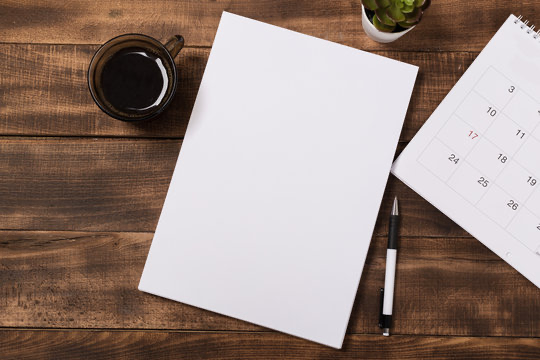
#> input picture image copy 2.png, 540 x 360 px, given in place of the camera
$ python edge_detection.py   (older library calls are emulated)
#> lines starting #> are read from the running program, lines starting #| are printed output that depends on the picture; after the words box and inside, x2 and y2 are one past the last pixel; in counts of white or black regions, pixels touching at a corner belong together
import cv2
import mediapipe as mp
import time
import numpy as np
ptime =0
ctime =0


def Canny_Edge(img, weak_th=None, strong_th=None):
    height, width = img.shape

    gx = cv2.Sobel(np.float32(img), cv2.CV_64F, 1, 0, 3)
    gy = cv2.Sobel(np.float32(img), cv2.CV_64F, 0, 1, 3)
    mag, ang = cv2.cartToPolar(gx, gy, angleInDegrees=True)

    mag_max = np.max(mag)
    if weak_th is None:
        weak_th = mag_max * 0.1
    if strong_th is None:
        strong_th = mag_max * 0.5

    for i_x in range(width):
            for i_y in range(height):
                grad_ang = ang[i_y, i_x]
                grad_ang = abs(
                    grad_ang - 180) if abs(grad_ang) > 180 else abs(grad_ang)

                if grad_ang <= 22.5:
                    neighb_1_x, neighb_1_y = i_x - 1, i_y
                    neighb_2_x, neighb_2_y = i_x + 1, i_y
                elif grad_ang > 22.5 and grad_ang <= 67.5:
                    neighb_1_x, neighb_1_y = i_x - 1, i_y - 1
                    neighb_2_x, neighb_2_y = i_x + 1, i_y + 1
                elif grad_ang > 67.5 and grad_ang <= 112.5:
                    neighb_1_x, neighb_1_y = i_x, i_y - 1
                    neighb_2_x, neighb_2_y = i_x, i_y + 1
                elif grad_ang > 112.5 and grad_ang <= 157.5:
                    neighb_1_x, neighb_1_y = i_x - 1, i_y + 1
                    neighb_2_x, neighb_2_y = i_x + 1, i_y - 1
                else:
                    neighb_1_x, neighb_1_y = i_x - 1, i_y
                    neighb_2_x, neighb_2_y = i_x + 1, i_y

                if 0 <= neighb_1_x < width and 0 <= neighb_1_y < height:
                    if mag[i_y, i_x] < mag[neighb_1_y, neighb_1_x]:
                        mag[i_y, i_x] = 0
                        continue

                if 0 <= neighb_2_x < width and 0 <= neighb_2_y < height:
                    if mag[i_y, i_x] < mag[neighb_2_y, neighb_2_x]:
                        mag[i_y, i_x] = 0

    ids = np.zeros_like(img)
    for i_x in range(width):
        for i_y in range(height):
            grad_mag = mag[i_y, i_x]
            if grad_mag < weak_th:
                mag[i_y, i_x] = 0
            elif strong_th > grad_mag >= weak_th:
                ids[i_y, i_x] = 1
            else:
                ids[i_y, i_x] = 2
    return mag

capture = cv2.VideoCapture(0)

while True:
    success , img = capture.read()
#> img is the input picture: shape (360, 540, 3); mean B, G, R 128.3, 136.2, 154.2

    if not success:
        break
    img = cv2.flip(img,1)

    gray_image = cv2.cvtColor(img, cv2.COLOR_BGR2GRAY)
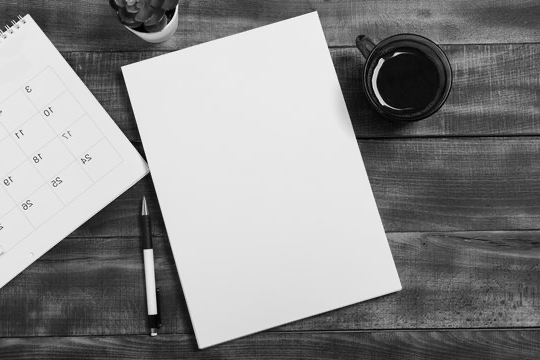
#> gray_image: shape (360, 540); min 0, max 254, mean 140.6

    blurred_img = cv2.GaussianBlur(img, (5, 5), 0)
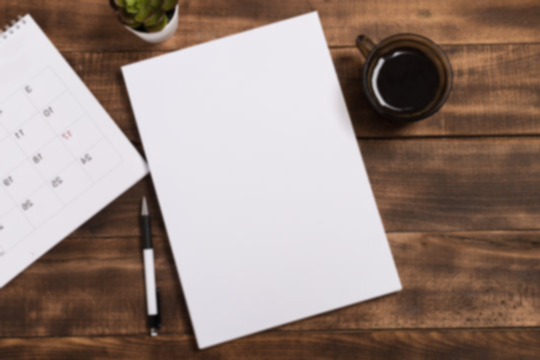
#> blurred_img: shape (360, 540, 3); mean B, G, R 128.3, 136.2, 154.2

    edges = Canny_Edge(gray_image)
#> in Canny_Edge, `gy = cv2.Sobel(np.float32(img), cv2.CV_64F, 0, 1, 3)`:
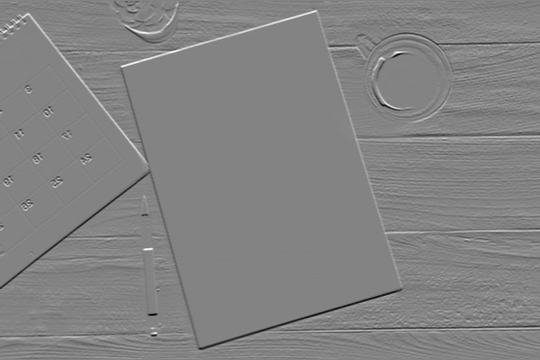
#> gy: shape (360, 540) float64; min -849, max 798, mean -0.9; drawn with min black and max white
#> in Canny_Edge, `mag, ang = cv2.cartToPolar(gx, gy, angleInDegrees=True)`:
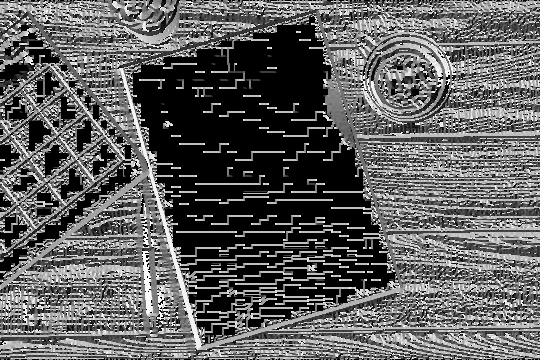
#> ang: shape (360, 540) float64; min 0, max 359.9, mean 134.8; drawn with min black and max white
#> in Canny_Edge, `mag_max = np.max(mag)`: mag_max = 969.8
#> in Canny_Edge, `weak_th = mag_max * 0.1`: weak_th = 96.98
#> in Canny_Edge, `strong_th = mag_max * 0.5`: strong_th = 484.9
#> after the loop in Canny_Edge, `for i_x in range(width):`:
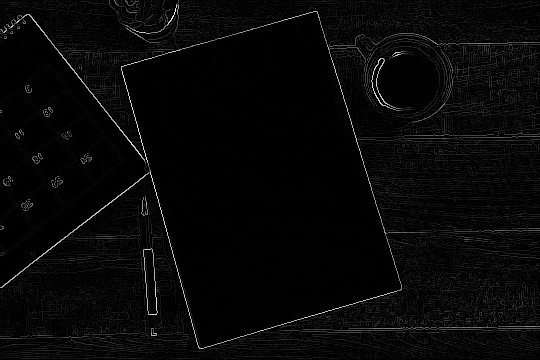
#> mag: shape (360, 540) float64; min 0, max 969.8, mean 27; drawn with min black and max white
#> after the loop in Canny_Edge, `for i_x in range(width):`:
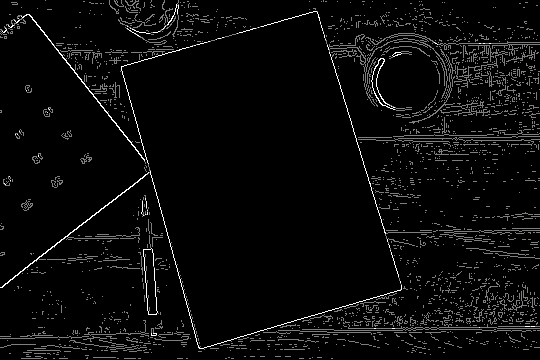
#> ids: shape (360, 540); min 0, max 2, mean 0.0818; drawn with min black and max white
    edges = np.uint8(edges)
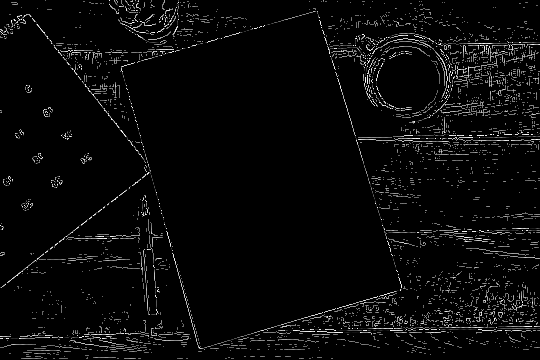
#> edges: shape (360, 540); min 0, max 255, mean 9.4


    contours, hierarchy=cv2.findContours(edges,cv2.RETR_EXTERNAL,cv2.CHAIN_APPROX_NONE)
#> contours = 1812 contours, 1795 with area under 20; largest, box (x1, y1, x2, y2) and area: (7, 11, 432, 350) 60895, (143, 235, 159, 315) 596, (371, 58, 412, 111) 274, (365, 33, 540, 99) 172, (6, 14, 146, 164) 166
    cv2.drawContours(edges, contours, -1, (0,255,0), 2)
#> edges: shape (360, 540); 7.17% of pixels changed, all inside (x1, y1, x2, y2) = (0, 0, 540, 359)


    cv2.imshow("edges", edges)


    if cv2.waitKey(1) & 0xFF == ord('q'):
#> (key q is pressed here)
        break

$ run again, on image copy 3.png
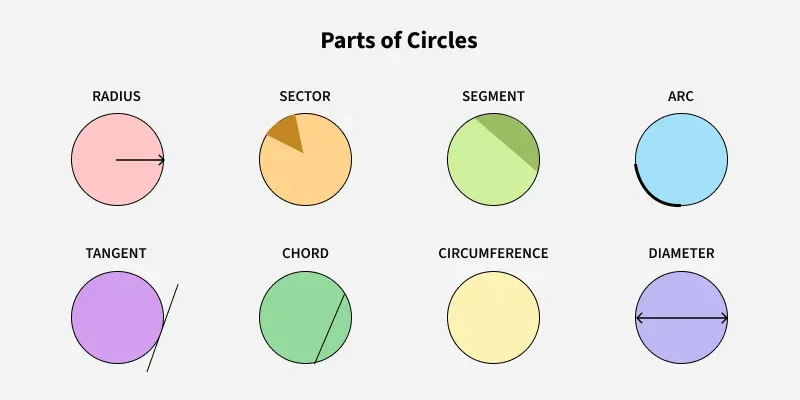
#> input picture image copy 3.png, 800 x 400 px, given in place of the camera
#> img is the input picture: shape (400, 800, 3); mean B, G, R 230.4, 232.9, 233
#> mag_max = 1079.4
#> weak_th = 107.9
#> strong_th = 539.7
#> after the loop in Canny_Edge, `for i_x in range(width):`:
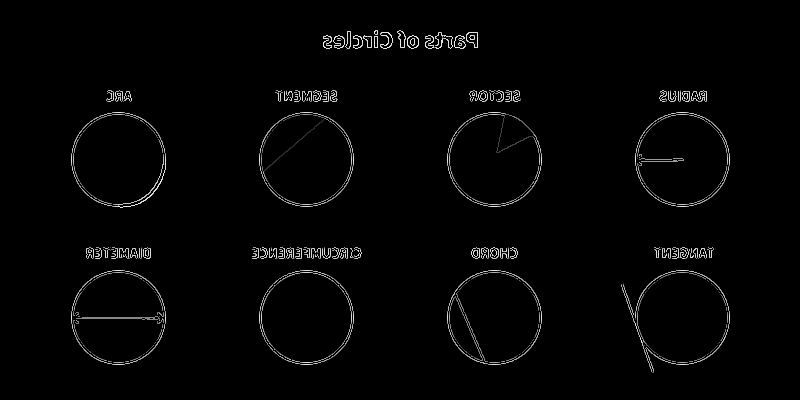
#> mag: shape (400, 800) float64; min 0, max 1079.4, mean 18.4; drawn with min black and max white
#> contours = 86 contours, 42 with area under 20; largest, box (x1, y1, x2, y2) and area: (621, 270, 730, 373) 7064, (259, 270, 354, 365) 6990, (259, 112, 354, 207) 6983, (447, 112, 542, 207) 6966, (447, 270, 542, 365) 6965
#> `cv2.drawContours(edges, contours, -1, (0,255,0), 2)`:
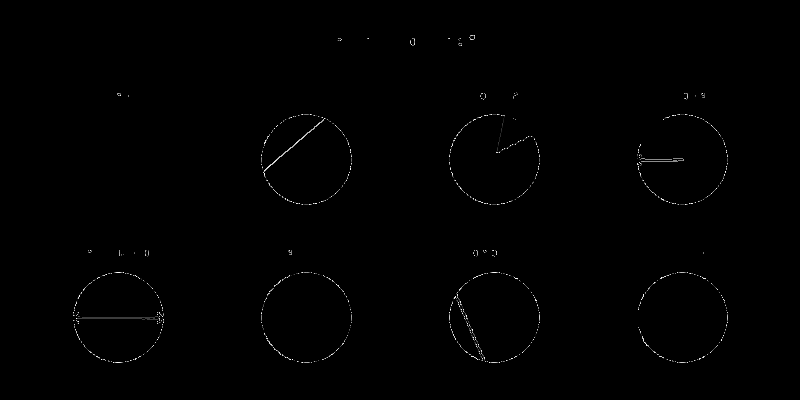
#> edges: shape (400, 800); min 0, max 255, mean 1

$ run again, on image copy 4.png
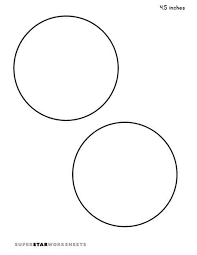
#> input picture image copy 4.png, 197 x 255 px, given in place of the camera
#> img is the input picture: shape (255, 197, 3); min 0, max 255, mean 250.7
#> mag_max = 1022.8
#> weak_th = 102.3
#> strong_th = 511.4
#> after the loop in Canny_Edge, `for i_x in range(width):`:
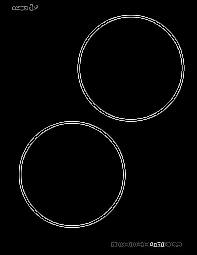
#> mag: shape (255, 197) float64; min 0, max 1022.8, mean 22.8; drawn with min black and max white
#> contours = 6 contours, 1 with area under 20; largest, box (x1, y1, x2, y2) and area: (77, 15, 185, 122) 8950, (19, 121, 126, 228) 8864, (111, 242, 149, 247) 95, (150, 242, 182, 247) 60, (12, 6, 28, 11) 46
#> `cv2.drawContours(edges, contours, -1, (0,255,0), 2)`:
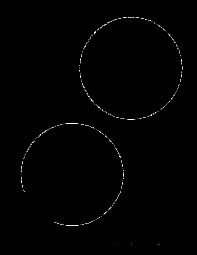
#> edges: shape (255, 197); min 0, max 254, mean 1.6
